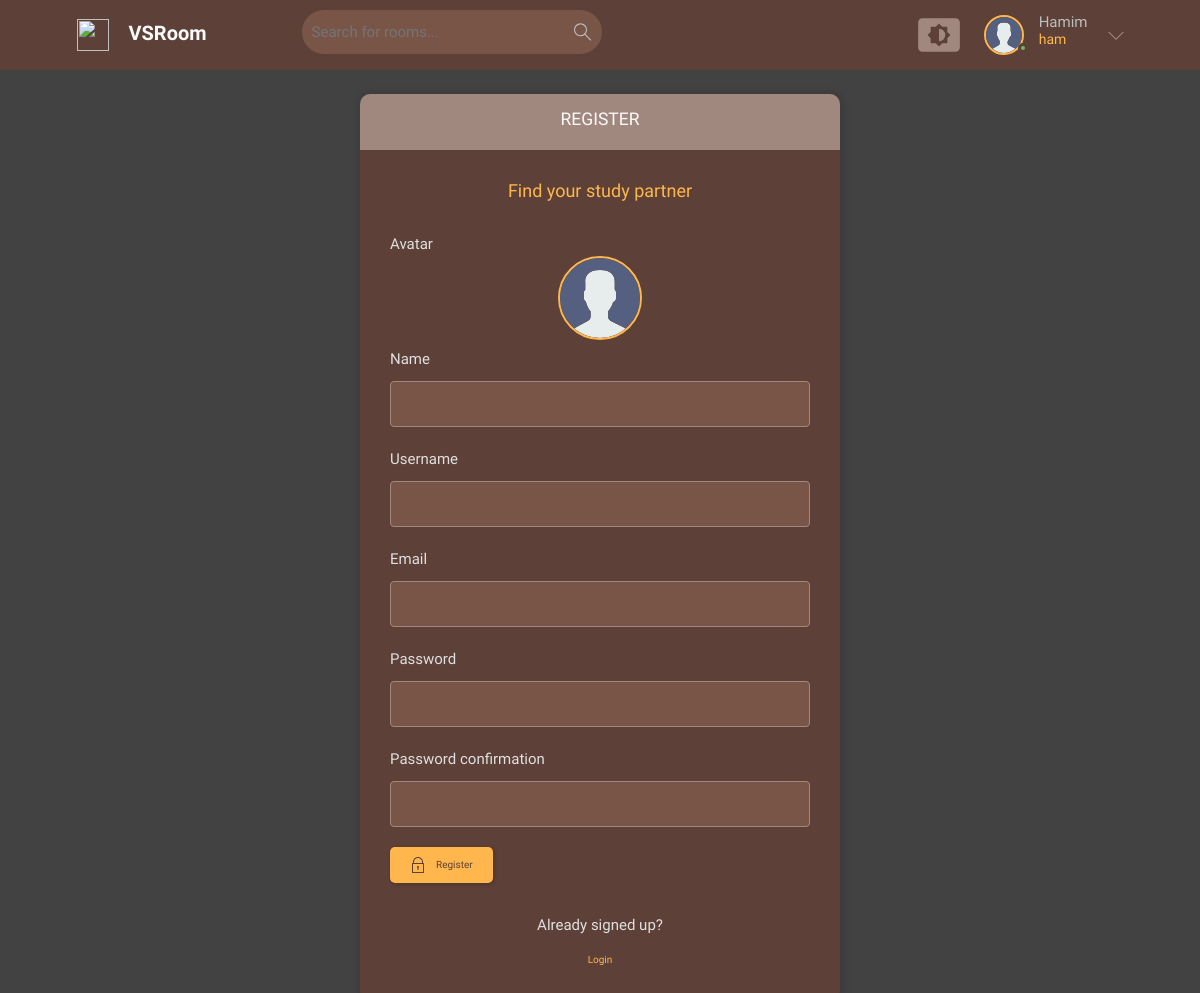
The app's page /register/ (signed in) with its own data.
### base/models.py (models this page shows, shortened)
class User(AbstractUser):
    name = models.CharField(max_length=200, null=True)
    email = models.EmailField(unique=True ,null=True)
    bio = models.TextField(null=True, blank=True)
    avatar = models.ImageField(upload_to=user_avatar_path, null=True, default="avatar.svg")
    USERNAME_FIELD = 'email'
    REQUIRED_FIELDS = ['username']

### base/views.py (the view, shortened to what this page needs)
# urls.py: path('register/', views.registerUser, name="register"),
def registerUser(request):
    form = MyUserCreationForm()
    me = ""
    return render(request, 'base/login_register.html', {'me': me, 'form': form})

### base/form.py
class MyUserCreationForm(UserCreationForm):
    class Meta:
        model = User
        fields = ['avatar','name', 'username', 'email', 'password1', 'password2', ]

### base/templates/base/login_register.html (shortened to what this page needs)
{% extends 'base/main.html' %}
{% block text %}
<main class="auth layout">
  {% if page == 'login' %}
  <div class="container">
    <div class="layout__box">
      <div class="layout__boxHeader">
        <div class="layout__boxTitle">
          <h3>Login</h3>
        </div>
      </div>
      <div class="layout__body">
        <h2 class="auth__tagline">Find your study partner</h2>
        <form class="form" action="" method="POST">
          {% csrf_token %}
          <div class="form__group form__group">
            <label for="room_name">Email</label>
            <input id="email" name="email" type="email" placeholder="e.g. john12@email.com" />
          </div>
          <div class="form__group">
            <label for="password">Password</label>
            <input id="password" name="password" type="password"
              placeholder="&bull;&bull;&bull;&bull;&bull;&bull;&bull;&bull;" />
          </div>
          <button class="btn btn--main" type="submit">
            <svg version="1.1" xmlns="http://www.w3.org/2000/svg" width="32" height="32" viewBox="0 0 32 32">
              <title>lock</title>
              <path
                d="M27 12h-1v-2c0-5.514-4.486-10-10-10s-10 4.486-10 10v2h-1c-0.553 0-1 0.447-1 1v18c0 0.553 0.447 1 1 1h22c0.553 0 1-0.447 1-1v-18c0-0.553-0.447-1-1-1zM8 10c0-4.411 3.589-8 8-8s8 3.589 8 8v2h-16v-2zM26 30h-20v-16h20v16z">
              </path>
              <path
                d="M15 21.694v4.306h2v-4.306c0.587-0.348 1-0.961 1-1.694 0-1.105-0.895-2-2-2s-2 0.895-2 2c0 0.732 0.413 1.345 1 1.694z">
              </path>
            </svg>Login
          </button>
        </form>
        <div class="auth__action">
          <p>Haven't signed up yet?</p>
          <a href="{% url 'register' %}" class="btn btn--link">Sign Up</a>
        </div>
      </div>
    </div>
  </div>
  {% else %}
  <div class="container">
    <div class="layout__box">
      <div class="layout__boxHeader">
        <div class="layout__boxTitle">
          <h3>Register</h3>
        </div>
      </div>
      <div class="layout__body">
        <h2 class="auth__tagline">Find your study partner</h2>
        <form class="form" action="" method="POST" enctype="multipart/form-data">
          {% for field in form %}
          {% if field.name == 'avatar' %}
              <label for="avatar">{{ field.label }}</label>
              <div class="profile__avatar">
                  <div class="avatarinRegister avatar--large">
                      <img src="{{ user.avatar.url|default:'/static/Images/avatar.svg' }}" id="avatarImage" />
                  </div>
              </div>
          {% else %}
              <div class="form__group">
                  <label for="{{ field.id_for_label }}">{{ field.label }}</label>
                  {{ field }}
              </div>
          {% endif %}
          {% endfor %}
          <button class="btn btn--main" type="submit">
            Register
          </button>
        </form>
        <div class="auth__action">
          <p>Already signed up?</p>
          <a href="{% url 'login' %}" class="btn btn--link">Login</a>
        </div>
      </div>
    </div>
  </div>
  {% endif %}
</main>
{% endblock %}

### base/templates/base/nav.html (shortened to what this page needs)
{% load static %}
<header class="header header--loggedIn">
  <div class="container">
    <a href="{% url 'home' %}" class="header__logo">
      <img src="{% static 'Images/poetry.png' %}" />
      <h1>VSRoom</h1>
    </a>
    <form class="header__search nav__search" method="GET" action="{% url 'home' %}">
      <label>
        <input name="q" placeholder="Search for rooms..." />
      </label>
    </form>
    <nav class="header__menu">
      <div class="dropdown-container">
        <div class="color-theme-menu">
        </div>
      </div>
      {% if request.user.is_authenticated %}
      <div class="header__user">
        <a href="{% url 'user-profile' request.user.id %}">
          <div class="avatar avatar--medium active">
            <img src="{{request.user.avatar.url}}" />
          </div>
          <p>{{request.user.name}}<span>{{request.user.username}}</span></p>
        </a>
        <button class="dropdown-button">
          <svg version="1.1" xmlns="http://www.w3.org/2000/svg" width="32" height="32" viewBox="0 0 32 32">
            <title>chevron-down</title>
            <path d="M16 21l-13-13h-3l16 16 16-16h-3l-13 13z"></path>
          </svg>
        </button>
      </div>
      {% else %}
      <a href="{% url 'login' %}">
        <img src="{% static 'Images/avatar.svg' %}" />
        <p>Login</p>
      </a>
      {% endif %}
    </nav>
  </div>
</header>

### records on screen
User: user.avatar (placeholder picture), user.name "Hamim", user.username "ham", avatar (placeholder picture)

### other values on screen
{{ field.label }} "Avatar"
{{ field.label }} "Name" "Username" "Email" "Password" "Password confirmation"
